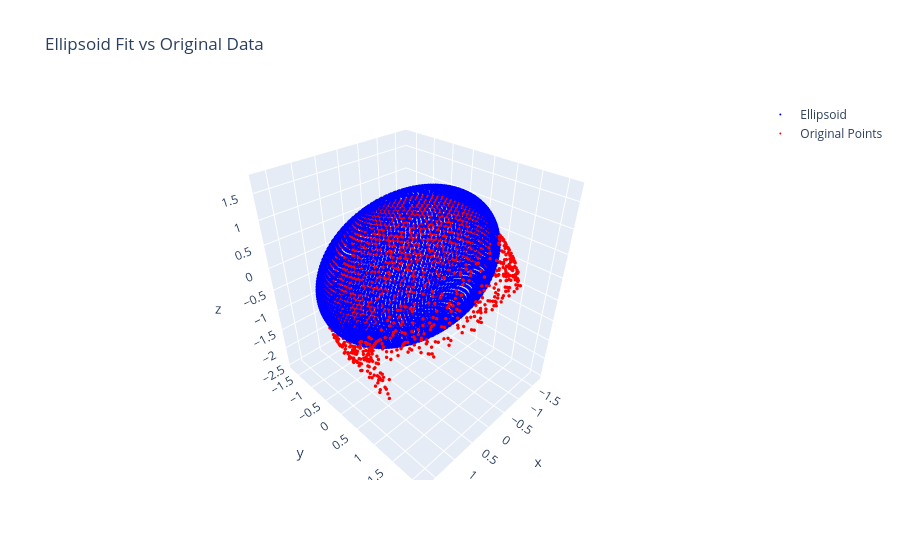

Notebook code cell kept with this figure:
### Code cell
import numpy as np
from scipy.spatial.transform import Rotation as R

r0_mean = np.mean(r0, axis=0)
r0_std = np.std(r0, axis=0)  # Avoids large numerical values
r0_scaled = (r0 - r0_mean) / r0_std  # Normalize
r0_scaled += 1e-6 * np.random.randn(*r0_scaled.shape) # jitter to avoid singular matrix

# Step 1: Fit an approximate ellipsoid
center = np.mean(r0_scaled, axis=0)  # Compute the mean
cov = np.cov(r0_scaled.T)            # Compute the covariance matrix
U, S, _ = np.linalg.svd(cov)          # SVD to get principal axes

radii = np.sqrt(S)  # Approximate radii of the ellipsoid

# Step 2: Generate uniform points on a unit sphere
num_points = 5000  # Adjust based on desired density
phi = np.arccos(1 - 2 * np.linspace(0, 1, num_points))
theta = np.pi * (1 + 5**0.5) * np.arange(num_points)  # Golden ratio spiral

x = np.sin(phi) * np.cos(theta)
y = np.sin(phi) * np.sin(theta)
z = np.cos(phi)
unit_sphere_points = np.vstack((x, y, z)).T  # Shape (num_points, 3)

# Step 3: Transform unit sphere to ellipsoid
ellipsoid_points = unit_sphere_points * radii*1.7  # Scale by radii
ellipsoid_points = ellipsoid_points @ U.T  # Rotate to match original orientation
ellipsoid_points += center  # Translate to match original data
ellipsoid_points[:, 1] - 0.25
ellipsoid_points[:, 2] - 0.1

fig = go.Figure()

# Add the ellipsoid points in one color (e.g., blue)
fig.add_trace(go.Scatter3d(
    x=ellipsoid_points[:, 0], 
    y=ellipsoid_points[:, 1], 
    z=ellipsoid_points[:, 2], 
    mode='markers', 
    marker=dict(size=2, color='blue'),
    name="Ellipsoid"
))

# Add the original r0_scaled points in another color (e.g., red)
fig.add_trace(go.Scatter3d(
    x=r0_scaled[:, 0], 
    y=r0_scaled[:, 1], 
    z=r0_scaled[:, 2], 
    mode='markers', 
    marker=dict(size=2, color='red'),
    name="Original Points"
))

fig.update_layout(title="Ellipsoid Fit vs Original Data", showlegend=True)
fig.show()

### Figure 1 — Plotly figure (JSON) as saved in the notebook; plotly's stock layout.template omitted (floating-point values rounded to 4 significant figures; data arrays with more than 128 entries replaced by an {"elided": "..."} marker saying what was removed)
{"data": [{"marker": {"color": "blue", "size": 2}, "mode": "markers", "name": "Ellipsoid", "type": "scatter3d", "x": {"elided": "5000 float values"}, "y": {"elided": "5000 float values"}, "z": {"elided": "5000 float values"}}, {"marker": {"color": "red", "size": 2}, "mode": "markers", "name": "Original Points", "type": "scatter3d", "x": {"elided": "2000 float values"}, "y": {"elided": "2000 float values"}, "z": {"elided": "2000 float values"}}], "layout": {"showlegend": true, "title": {"text": "Ellipsoid Fit vs Original Data"}}}
